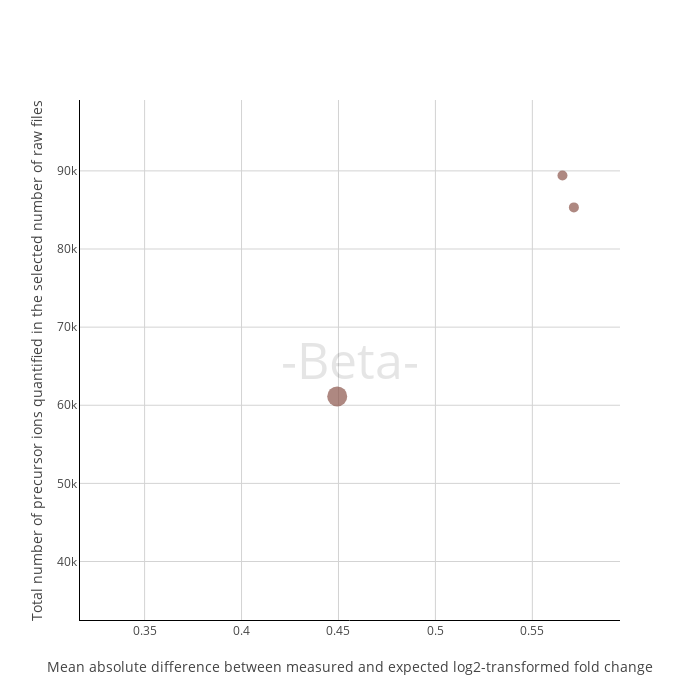

The cell this chart's notebook holds for it:
### Code cell
plot, results_fdr = plot_performance_metrics(file_paths_fdr)
plot

### Figure 1 — Plotly figure (JSON) as saved in the notebook; plotly's stock layout.template omitted (floating-point values rounded to 4 significant figures)
{"data": [{"hovertext": ["ProteoBench ID: DIA-NN_20241122_130632<br>Software tool: DIA-NN 1.9.2<br>Comment (private submission): ", "ProteoBench ID: DIA-NN_20241122_130712<br>Software tool: DIA-NN 1.9.2<br>Comment (private submission): ", "ProteoBench ID: DIA-NN_20241122_130727<br>Software tool: DIA-NN 1.9.2<br>Comment (private submission): "], "marker": {"color": ["#8c564b", "#8c564b", "#8c564b"], "showscale": false, "size": [10, 10, 20]}, "mode": "markers", "name": "DIA-NN", "type": "scatter", "x": [0.5655, 0.5714, 0.4493], "y": [89399, 85323, 61129]}], "layout": {"annotations": [{"font": {"color": "rgba(0,0,0,0.1)", "size": 50}, "showarrow": false, "text": "-Beta-", "x": 0.5, "xref": "paper", "y": 0.5, "yref": "paper"}], "clickmode": "event+select", "height": 700, "width": 700, "xaxis": {"gridcolor": "lightgray", "gridwidth": 1, "linecolor": "black", "range": [0.3167, 0.5952], "showgrid": true, "title": {"text": "Mean absolute difference between measured and expected log2-transformed fold change"}}, "yaxis": {"gridcolor": "lightgray", "gridwidth": 1, "linecolor": "black", "range": [32512, 99072], "showgrid": true, "title": {"text": "Total number of precursor ions quantified in the selected number of raw files"}}}}
